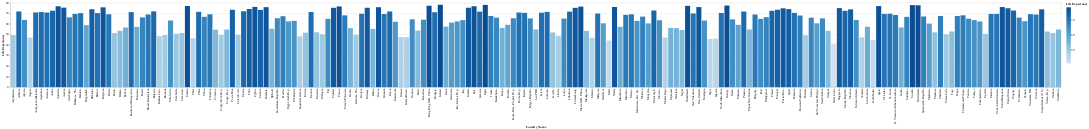

Notebook source saved alongside this figure:
### Markdown cell above
Now we have the x-axis and y-axis data that we wanted. 
To make the categorical bar graph, we use altair with df1_bar, "Country Name" as x-axis and "Life Expectancy" as y-axis.
`I made the color in :Q so that we can distinguish which countries have higher and lower life expectancy. I also added the tooltip so that we can see the exact life expectancy value along with the country name.`

### Code cell
alt.Chart(df1_bar).mark_bar().encode(
    x='Country Name',
    y='Life Expectancy',
    color='Life Expectancy:Q',
    tooltip=['Country Name','Life Expectancy']
)

### Figure 1 — Vega-Lite specification as saved in the notebook (floating-point values rounded to 4 significant figures; data arrays with more than 128 entries replaced by an {"elided": "..."} marker saying what was removed)
{"config": {"view": {"continuousWidth": 400, "continuousHeight": 300}}, "data": {"name": "data-5e3f5111b4fd1afccbac7b1959e41fdb"}, "mark": "bar", "encoding": {"color": {"field": "Life Expectancy", "type": "quantitative"}, "tooltip": [{"field": "Country Name", "type": "nominal"}, {"field": "Life Expectancy", "type": "quantitative"}], "x": {"field": "Country Name", "type": "nominal"}, "y": {"field": "Life Expectancy", "type": "quantitative"}}, "$schema": "https://vega.github.io/schema/vega-lite/v4.17.0.json", "datasets": {"data-5e3f5111b4fd1afccbac7b1959e41fdb": {"elided": "187 records"}}}
